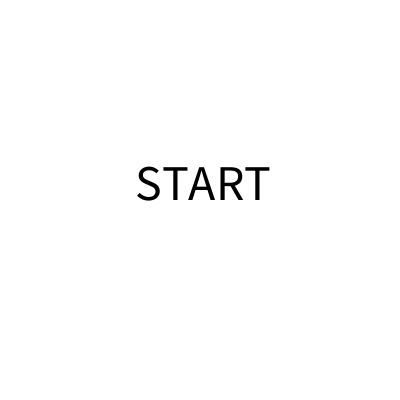
Frame 1 (no input)
Frame 60 (the mouse pressed at the canvas centre just before this capture): identical to frame 1, image omitted
Frame 120 (the mouse held since frame 60 and released just before this capture): identical to frame 1, image omitted

The Processing sketch that drew this single still picture (run headless with seeded random() and noise(); from frame 60 on, the mouse is pressed at the canvas centre):

// Processing sketch: StateMachineExample
// ── StateMachineExample.pde
/*
 *  Kunstuni TIME team
 *  Cécile - 12.2023
 *
 *  State machine example
 *
 *  A (finite) state machine is a mathematical abstraction used to design algorithms.
 *  It basically consist of a finite number of states.
 *
 *  In this example, we have the following states:
 *  State 0: display the text START
 *  State 1: draw a red square
 *  State 2: draw a green circle
 *  State 3: draw a blue triangle
 *
 *  Transitions from one step to another:
 *  State 0 -> State 1 (use the key s)
 *  State 1 -> State 2 (press the mouse)
 *  State 2 -> State 3 (press the mouse)
 *  State 3 -> State 1 (press the mouse)
 *
 */


// variable storing the current state
int state = 0;

void setup() {
  size(400, 400);
  textSize(50);
  noStroke();
}


void draw() {

  background(255);

  if (state == 0) {        // State 0: draw text
    fill(0);
    text("START", width/2 - 65, height/2);
  } else if (state == 1) {  // State 1: draw red square
    fill(200, 0, 0);
    rectMode(CENTER);
    rect(width/2, height/2, 150, 150);
  } else if (state == 2) {  // State 2: draw green circle
    fill(0, 150, 0);
    ellipse(width/2, height/2, 150, 150);
  } else if (state == 3) {  // State 3: draw blue triangle
    fill(0, 0, 200);
    float cx = width/2;
    float cy = height/2;
    float dist = 75;
    triangle(cx - dist, cy + dist, cx + dist, cy + dist, cx, cy - dist);
  }
  
}


// this method is called when the mouse is pressed
void mousePressed() {

  if (state == 1) {
    state = 2;
  } else if (state == 2) {
    state = 3;
  } else if (state == 3) {
    state = 1;
  }
  
}


// this method gets called when a key is pressed on the keyboard
void keyPressed() {

  if (key == 's' && state == 0) {
    state = 1;
  }
}
